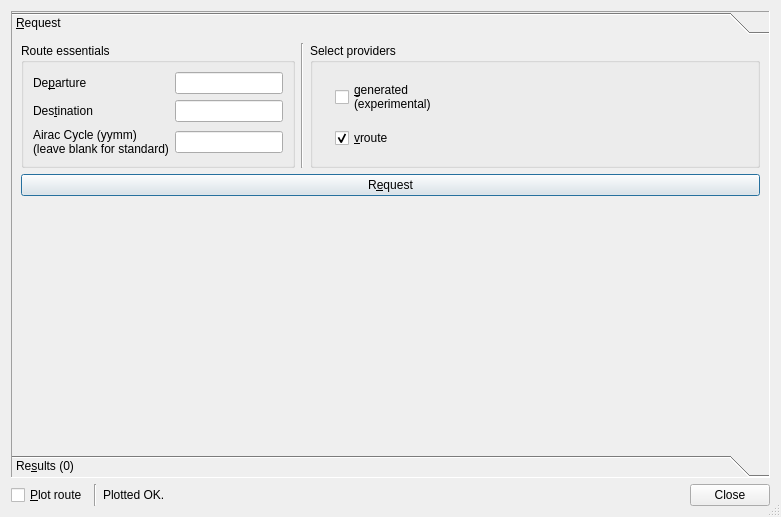
<?xml version="1.0" encoding="UTF-8"?>
<ui version="4.0">
 <class>PlanFlightDialog</class>
 <widget class="QDialog" name="PlanFlightDialog">
  <property name="geometry">
   <rect>
    <x>0</x>
    <y>0</y>
    <width>781</width>
    <height>517</height>
   </rect>
  </property>
  <property name="windowTitle">
   <string>Routes</string>
  </property>
  <property name="windowIcon">
   <iconset resource="Resources.qrc">
    <normaloff>:/icons/qutescoop.png</normaloff>:/icons/qutescoop.png</iconset>
  </property>
  <property name="sizeGripEnabled">
   <bool>true</bool>
  </property>
  <layout class="QVBoxLayout" name="verticalLayout">
   <item>
    <widget class="QToolBox" name="toolBox">
     <property name="frameShape">
      <enum>QFrame::Panel</enum>
     </property>
     <property name="frameShadow">
      <enum>QFrame::Sunken</enum>
     </property>
     <property name="currentIndex">
      <number>0</number>
     </property>
     <property name="tabSpacing">
      <number>0</number>
     </property>
     <widget class="QWidget" name="requestPage">
      <property name="geometry">
       <rect>
        <x>0</x>
        <y>0</y>
        <width>761</width>
        <height>401</height>
       </rect>
      </property>
      <attribute name="label">
       <string>&amp;Request</string>
      </attribute>
      <layout class="QVBoxLayout" name="verticalLayout_2">
       <item>
        <layout class="QHBoxLayout" name="horizontalLayout_4">
         <item>
          <widget class="QGroupBox" name="groupBox">
           <property name="title">
            <string>Route essentials</string>
           </property>
           <layout class="QGridLayout" name="gridLayout_2">
            <item row="0" column="0">
             <widget class="QLabel" name="lblDep">
              <property name="text">
               <string>De&amp;parture</string>
              </property>
              <property name="buddy">
               <cstring>edDep</cstring>
              </property>
             </widget>
            </item>
            <item row="0" column="3">
             <widget class="QLineEdit" name="edDep">
              <property name="maxLength">
               <number>4</number>
              </property>
             </widget>
            </item>
            <item row="1" column="0">
             <widget class="QLabel" name="lblDest">
              <property name="text">
               <string>Des&amp;tination</string>
              </property>
              <property name="buddy">
               <cstring>edDest</cstring>
              </property>
             </widget>
            </item>
            <item row="1" column="3">
             <widget class="QLineEdit" name="edDest">
              <property name="maxLength">
               <number>4</number>
              </property>
             </widget>
            </item>
            <item row="2" column="3">
             <widget class="QLineEdit" name="edCycle">
              <property name="maxLength">
               <number>4</number>
              </property>
             </widget>
            </item>
            <item row="2" column="0">
             <widget class="QLabel" name="label_2">
              <property name="text">
               <string>Airac Cycle (yymm)
(leave blank for standard)</string>
              </property>
             </widget>
            </item>
           </layout>
          </widget>
         </item>
         <item>
          <widget class="Line" name="line">
           <property name="orientation">
            <enum>Qt::Vertical</enum>
           </property>
          </widget>
         </item>
         <item>
          <widget class="QGroupBox" name="groupBox_2">
           <property name="sizePolicy">
            <sizepolicy hsizetype="Preferred" vsizetype="Preferred">
             <horstretch>5</horstretch>
             <verstretch>0</verstretch>
            </sizepolicy>
           </property>
           <property name="title">
            <string>Select providers</string>
           </property>
           <layout class="QGridLayout" name="gridLayout_3">
            <item row="1" column="0">
             <widget class="QLabel" name="pixVroute">
              <property name="text">
               <string/>
              </property>
              <property name="textFormat">
               <enum>Qt::RichText</enum>
              </property>
              <property name="pixmap">
               <pixmap resource="Resources.qrc">:/routeproviders/images/vroute.png</pixmap>
              </property>
              <property name="alignment">
               <set>Qt::AlignRight|Qt::AlignTrailing|Qt::AlignVCenter</set>
              </property>
              <property name="openExternalLinks">
               <bool>true</bool>
              </property>
             </widget>
            </item>
            <item row="1" column="2">
             <widget class="QCheckBox" name="cbVroute">
              <property name="text">
               <string>&amp;vroute</string>
              </property>
              <property name="checked">
               <bool>true</bool>
              </property>
             </widget>
            </item>
            <item row="0" column="0">
             <widget class="QLabel" name="pixGenerated">
              <property name="enabled">
               <bool>false</bool>
              </property>
              <property name="text">
               <string/>
              </property>
              <property name="pixmap">
               <pixmap resource="Resources.qrc">:/icons/qutescoop.png</pixmap>
              </property>
              <property name="alignment">
               <set>Qt::AlignRight|Qt::AlignTrailing|Qt::AlignVCenter</set>
              </property>
             </widget>
            </item>
            <item row="0" column="2">
             <widget class="QCheckBox" name="cbGenerated">
              <property name="enabled">
               <bool>true</bool>
              </property>
              <property name="text">
               <string>&amp;generated 
(experimental)</string>
              </property>
              <property name="checked">
               <bool>false</bool>
              </property>
             </widget>
            </item>
            <item row="0" column="3">
             <widget class="QLabel" name="lblGeneratedStatus">
              <property name="sizePolicy">
               <sizepolicy hsizetype="Preferred" vsizetype="Preferred">
                <horstretch>2</horstretch>
                <verstretch>0</verstretch>
               </sizepolicy>
              </property>
              <property name="font">
               <font>
                <italic>true</italic>
               </font>
              </property>
              <property name="text">
               <string/>
              </property>
              <property name="wordWrap">
               <bool>true</bool>
              </property>
             </widget>
            </item>
            <item row="1" column="3">
             <widget class="QLabel" name="lblVrouteStatus">
              <property name="sizePolicy">
               <sizepolicy hsizetype="Preferred" vsizetype="Preferred">
                <horstretch>2</horstretch>
                <verstretch>0</verstretch>
               </sizepolicy>
              </property>
              <property name="font">
               <font>
                <italic>true</italic>
               </font>
              </property>
              <property name="text">
               <string/>
              </property>
              <property name="wordWrap">
               <bool>true</bool>
              </property>
             </widget>
            </item>
           </layout>
          </widget>
         </item>
        </layout>
       </item>
       <item>
        <widget class="QPushButton" name="buttonRequest">
         <property name="text">
          <string>R&amp;equest</string>
         </property>
         <property name="default">
          <bool>true</bool>
         </property>
        </widget>
       </item>
       <item>
        <spacer name="verticalSpacer">
         <property name="orientation">
          <enum>Qt::Vertical</enum>
         </property>
         <property name="sizeHint" stdset="0">
          <size>
           <width>20</width>
           <height>40</height>
          </size>
         </property>
        </spacer>
       </item>
      </layout>
     </widget>
     <widget class="QWidget" name="pageResults">
      <property name="geometry">
       <rect>
        <x>0</x>
        <y>0</y>
        <width>108</width>
        <height>108</height>
       </rect>
      </property>
      <attribute name="label">
       <string>Re&amp;sults (0)</string>
      </attribute>
      <layout class="QVBoxLayout" name="verticalLayout_4">
       <item>
        <widget class="QTreeView" name="treeRoutes">
         <property name="editTriggers">
          <set>QAbstractItemView::AllEditTriggers</set>
         </property>
         <property name="rootIsDecorated">
          <bool>false</bool>
         </property>
         <property name="uniformRowHeights">
          <bool>true</bool>
         </property>
         <property name="itemsExpandable">
          <bool>false</bool>
         </property>
         <property name="sortingEnabled">
          <bool>true</bool>
         </property>
         <property name="wordWrap">
          <bool>true</bool>
         </property>
        </widget>
       </item>
      </layout>
     </widget>
    </widget>
   </item>
   <item>
    <layout class="QHBoxLayout" name="horizontalLayout">
     <item>
      <widget class="QCheckBox" name="cbPlot">
       <property name="text">
        <string>&amp;Plot route</string>
       </property>
      </widget>
     </item>
     <item>
      <widget class="Line" name="linePlotStatus">
       <property name="orientation">
        <enum>Qt::Vertical</enum>
       </property>
      </widget>
     </item>
     <item>
      <widget class="QLabel" name="lblPlotStatus">
       <property name="sizePolicy">
        <sizepolicy hsizetype="Preferred" vsizetype="Preferred">
         <horstretch>1</horstretch>
         <verstretch>0</verstretch>
        </sizepolicy>
       </property>
       <property name="text">
        <string>Plotted OK.</string>
       </property>
       <property name="wordWrap">
        <bool>true</bool>
       </property>
      </widget>
     </item>
     <item>
      <widget class="QDialogButtonBox" name="buttonBox">
       <property name="standardButtons">
        <set>QDialogButtonBox::Close</set>
       </property>
      </widget>
     </item>
    </layout>
   </item>
  </layout>
 </widget>
 <resources>
  <include location="Resources.qrc"/>
 </resources>
 <connections>
  <connection>
   <sender>buttonBox</sender>
   <signal>clicked(QAbstractButton*)</signal>
   <receiver>PlanFlightDialog</receiver>
   <slot>close()</slot>
   <hints>
    <hint type="sourcelabel">
     <x>554</x>
     <y>703</y>
    </hint>
    <hint type="destinationlabel">
     <x>439</x>
     <y>631</y>
    </hint>
   </hints>
  </connection>
 </connections>
</ui>
